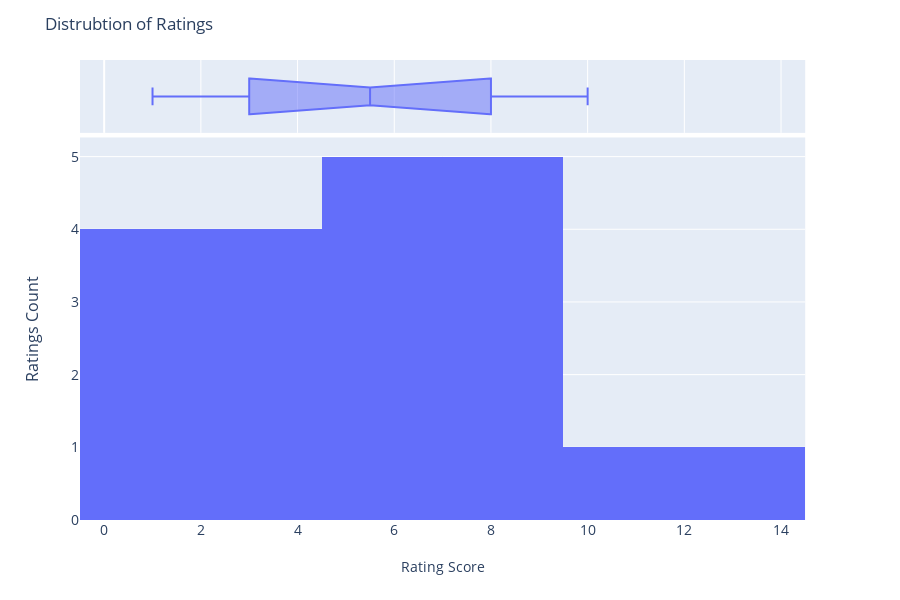

The notebook cell saved with this chart:
### Code cell
import plotly.express as px

fig = px.histogram(ratings_count.sort_values(by = 'ratings'), x='ratings_score', y='ratings',marginal="box", # or violin, rug
                   hover_data=ratings_count.columns)
fig.update_layout(title_text='Distrubtion of Ratings',
    xaxis = dict(title = 'Rating Score',tickfont_size= 14),
    yaxis=dict(
        title='Ratings Count',
        titlefont_size=16,
        tickfont_size=14,
    ),)
fig.show()

### Figure 1 — Plotly figure (JSON) as saved in the notebook; plotly's stock layout.template omitted (floating-point values rounded to 4 significant figures)
{"data": [{"alignmentgroup": "True", "bingroup": "x", "hoverlabel": {"namelength": 0}, "hovertemplate": "ratings_score=%{x}<br>count of ratings=%{y}", "legendgroup": "", "marker": {"color": "#636efa"}, "name": "", "offsetgroup": "", "orientation": "v", "showlegend": false, "type": "histogram", "x": [1, 2, 3, 4, 5, 9, 6, 10, 7, 8], "xaxis": "x", "y": [3160, 4498, 6407, 18548, 34443, 56560, 82125, 89194, 98542, 115221], "yaxis": "y"}, {"alignmentgroup": "True", "customdata": [[1, 3160], [2, 4498], [3, 6407], [4, 18548], [5, 34443], [9, 56560], [6, 82125], [10, 89194], [7, 98542], [8, 115221]], "hoverlabel": {"namelength": 0}, "hovertemplate": "ratings_score=%{customdata[0]}<br>ratings=%{customdata[1]}", "legendgroup": "", "marker": {"color": "#636efa"}, "name": "", "notched": true, "offsetgroup": "", "showlegend": false, "type": "box", "x": [1, 2, 3, 4, 5, 9, 6, 10, 7, 8], "xaxis": "x2", "yaxis": "y2"}], "layout": {"barmode": "relative", "height": 600, "legend": {"tracegroupgap": 0}, "margin": {"t": 60}, "title": {"text": "Distrubtion of Ratings"}, "xaxis": {"anchor": "y", "domain": [0, 0.98], "tickfont": {"size": 14}, "title": {"text": "Rating Score"}}, "xaxis2": {"anchor": "y2", "domain": [0, 0.98], "matches": "x", "showgrid": true, "showticklabels": false}, "yaxis": {"anchor": "x", "domain": [0, 0.8316], "tickfont": {"size": 14}, "title": {"font": {"size": 16}, "text": "Ratings Count"}}, "yaxis2": {"anchor": "x2", "domain": [0.8416, 1], "matches": "y2", "showgrid": false, "showticklabels": false}}}
